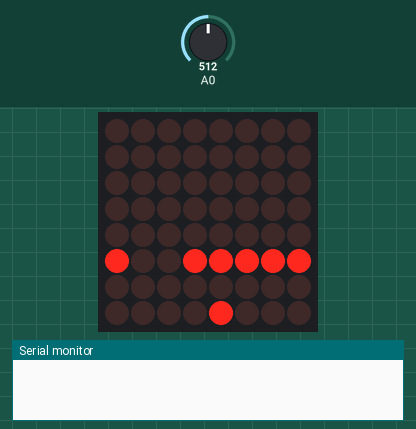
Bench run of a sketch on a simulated Arduino Uno, built with avr-gcc and run on an emulated ATmega328P. Shown: 8×8 LED matrix, the last lines printed to the serial monitor. The test bench sets the inputs (shaded band); at power-on: A0 = 512. Random numbers use the default seed unless the sketch sets one.

Above: at 1.2 s.
1.3 s: A0 set to 399
At 3.72 s:
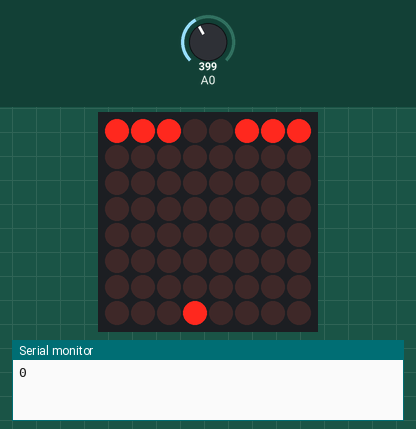
4.3 s: A0 set to 376
At 5.8 s:
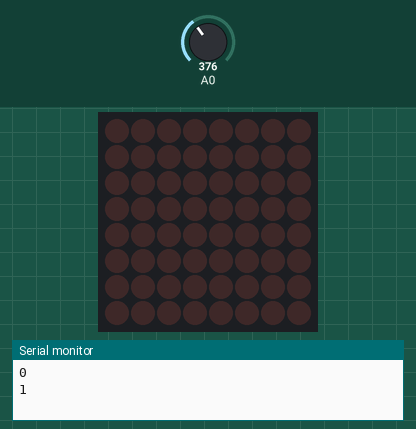
6.7 s: A0 set to 511
At 7.33 s:
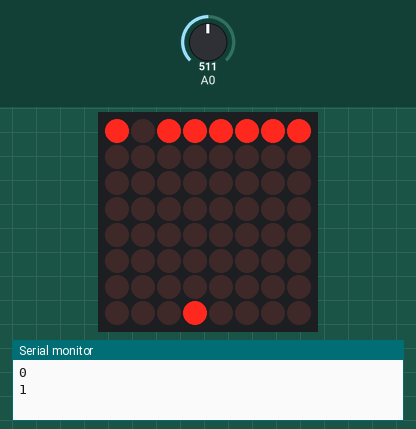
9.3 s: A0 set to 306
At 10.95 s:
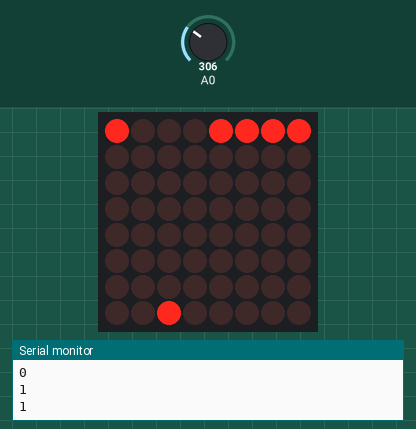
12.3 s: A0 set to 495
At 12.56 s:
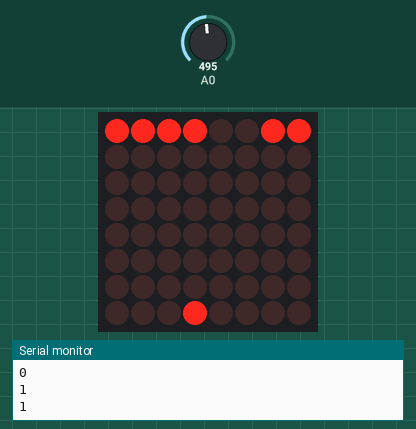
14.5 s: A0 set to 521
At 16.18 s:
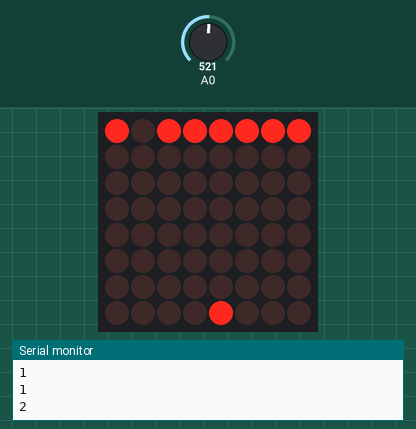
Timing chart, 0 to 17.7 s (numbered marks = the images above; inputs shaded):
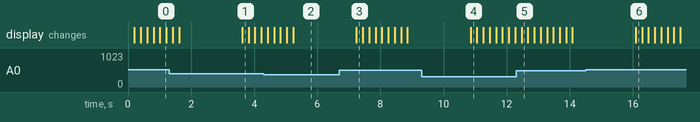

Measured:
- the behaviour switches between 384 and 383 on A0 (found by bisection; images 1 and 2)
- the behaviour switches between 511 and 512 on A0 (found by bisection; images 5 and 6)

The sketch:

Flappy_bird_matrix.ino
```cpp
#include "LedControl.h"
LedControl lc=LedControl(12,10,11,1);
void setup() {
  lc.shutdown(0,false);
  lc.setIntensity(0,8);
  randomSeed(analogRead(2));
  Serial.begin(9600); //new
}
int j, dot, height, width;
void line(){
  dot = map(analogRead(A0),0,1024,0,8);
  lc.setLed(0,7,dot,true);
  for(int i=0; i<=height; i++)lc.setLed(0,j,i,true);
  for(int i=height+width; i<=7; i++)lc.setLed(0,j,i,true);
}
int score = 0; //new
void animation(){
//write your animation here
}
void loop(){
  height = random(4);
  width = random(2,5);
  for(j=0; j<8; j++){
  lc.clearDisplay(0);
  line();
  delay(200);
  if(j==7 && (dot<=height || dot>=height+width)){
    lc.clearDisplay(0); Serial.println(score); score = 0; animation(); delay(2000);
  }
}
score += 1; //new
}
```
